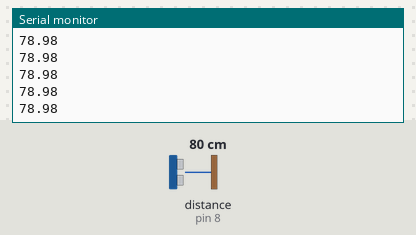
Simulated run of this sketch. Board: Arduino Uno, built with avr-gcc and run on an emulated ATmega328P. On the bench: the last lines printed to the serial monitor. Wiring (inferred from the names in the program): ultrasonic range finder: trigger pin 9; echo pin 8. The inputs (shaded band) are chosen by the test bench; at power-on: distance to the obstacle (sensor on pin 8) 80 cm. The echo pulse lasts 58.3 µs per cm.

Above: at 1.2 s.
1.3 s: distance to the obstacle (sensor on pin 8) set to 2 cm
At 2.4 s:
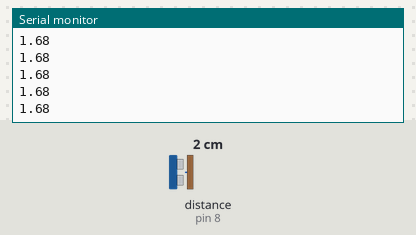
2.8 s: distance to the obstacle (sensor on pin 8) set to 4 cm
At 3.6 s:
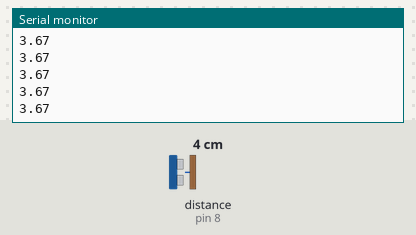
Timing chart, 0 to 5.8 s (numbered marks = the images above; inputs shaded):
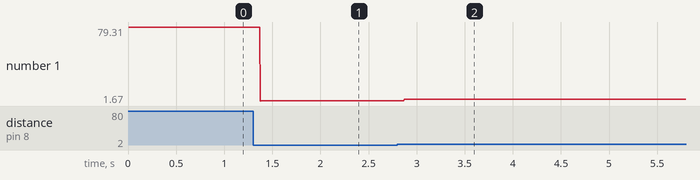

Measured:
- after the input at 1.3 s, the serial monitor: prints a new line after 0.07 s (image 1)
- after the input at 2.8 s, the serial monitor: prints a new line after 0.07 s (image 2)
- plotted number 1: 78.98 → 1.68 after the input at 1.3 s, 1.68 → 3.6 after the input at 2.8 s

The sketch:

us.ino
```cpp
int trig=9;
int echo=8;
float distance(int T,int echo_pin){

  long duration;
  float distance;
  digitalWrite(T,1);
  delayMicroseconds(10);
  digitalWrite(T,0);
  duration= pulseIn(echo_pin,1);
  distance = duration*0.034/2;
  return distance;
}
void setup() {

  // put your setup code here, to run once:
pinMode(echo,INPUT);
pinMode(trig,OUTPUT);
Serial.begin(9600);
}

void loop() {
Serial.println(distance(trig,echo));
  // put your main code here, to run repeatedly:

}
```
